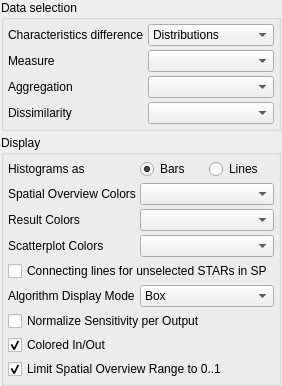
<?xml version="1.0" encoding="UTF-8"?>
<ui version="4.0">
 <class>SensitivitySettings</class>
 <widget class="QWidget" name="SensitivitySettings">
  <property name="geometry">
   <rect>
    <x>0</x>
    <y>0</y>
    <width>249</width>
    <height>340</height>
   </rect>
  </property>
  <property name="windowTitle">
   <string>Sensitivity Settings</string>
  </property>
  <layout class="QGridLayout" name="glSensitivitySettings">
   <property name="leftMargin">
    <number>1</number>
   </property>
   <property name="topMargin">
    <number>0</number>
   </property>
   <property name="rightMargin">
    <number>1</number>
   </property>
   <property name="bottomMargin">
    <number>0</number>
   </property>
   <property name="spacing">
    <number>4</number>
   </property>
   <item row="3" column="0">
    <widget class="QGroupBox" name="gbDisplay">
     <property name="title">
      <string>Display</string>
     </property>
     <layout class="QGridLayout" name="glDisplay">
      <property name="leftMargin">
       <number>4</number>
      </property>
      <property name="topMargin">
       <number>4</number>
      </property>
      <property name="rightMargin">
       <number>4</number>
      </property>
      <property name="bottomMargin">
       <number>4</number>
      </property>
      <property name="spacing">
       <number>4</number>
      </property>
      <item row="2" column="0">
       <widget class="QLabel" name="lbSPHighlightColorMap">
        <property name="text">
         <string>Result Colors</string>
        </property>
       </widget>
      </item>
      <item row="4" column="0" colspan="3">
       <widget class="QCheckBox" name="cbUnselectedSTARLines">
        <property name="text">
         <string>Connecting lines for unselected STARs in SP</string>
        </property>
       </widget>
      </item>
      <item row="8" column="0">
       <widget class="QCheckBox" name="cbColoredInOut">
        <property name="text">
         <string>Colored In/Out</string>
        </property>
        <property name="checked">
         <bool>true</bool>
        </property>
       </widget>
      </item>
      <item row="1" column="1" colspan="2">
       <widget class="QComboBox" name="cmbboxSpatialOverviewColorMap"/>
      </item>
      <item row="0" column="0">
       <widget class="QLabel" name="lbHistograms">
        <property name="text">
         <string>Histograms as</string>
        </property>
       </widget>
      </item>
      <item row="1" column="0">
       <widget class="QLabel" name="lbSpatialOverviewColorMap">
        <property name="text">
         <string>Spatial Overview Colors</string>
        </property>
       </widget>
      </item>
      <item row="3" column="1" colspan="2">
       <widget class="QComboBox" name="cmbboxSPColorMap"/>
      </item>
      <item row="2" column="1" colspan="2">
       <widget class="QComboBox" name="cmbboxSPHighlightColorMap"/>
      </item>
      <item row="5" column="0">
       <widget class="QLabel" name="lbAlgorithmInfoDisplayMode">
        <property name="text">
         <string>Algorithm Display Mode</string>
        </property>
       </widget>
      </item>
      <item row="0" column="1">
       <widget class="QRadioButton" name="rbBar">
        <property name="text">
         <string>Bars</string>
        </property>
        <property name="checked">
         <bool>true</bool>
        </property>
       </widget>
      </item>
      <item row="3" column="0">
       <widget class="QLabel" name="lbSPColorMap">
        <property name="text">
         <string>Scatterplot Colors</string>
        </property>
       </widget>
      </item>
      <item row="0" column="2">
       <widget class="QRadioButton" name="rbLines">
        <property name="text">
         <string>Lines</string>
        </property>
       </widget>
      </item>
      <item row="6" column="0" colspan="3">
       <widget class="QCheckBox" name="cbNormalizePerOutput">
        <property name="text">
         <string>Normalize Sensitivity per Output</string>
        </property>
       </widget>
      </item>
      <item row="5" column="1" colspan="2">
       <widget class="QComboBox" name="cmbboxAlgoInfoMode">
        <item>
         <property name="text">
          <string>Box</string>
         </property>
        </item>
        <item>
         <property name="text">
          <string>Matrix</string>
         </property>
        </item>
       </widget>
      </item>
      <item row="9" column="0" colspan="3">
       <widget class="QCheckBox" name="cbLimitSpatialOverviewRange">
        <property name="text">
         <string>Limit Spatial Overview Range to 0..1</string>
        </property>
        <property name="checked">
         <bool>true</bool>
        </property>
       </widget>
      </item>
     </layout>
    </widget>
   </item>
   <item row="2" column="0">
    <widget class="QGroupBox" name="gbData">
     <property name="title">
      <string>Data selection</string>
     </property>
     <layout class="QGridLayout" name="glData">
      <property name="leftMargin">
       <number>4</number>
      </property>
      <property name="topMargin">
       <number>4</number>
      </property>
      <property name="rightMargin">
       <number>4</number>
      </property>
      <property name="bottomMargin">
       <number>4</number>
      </property>
      <property name="spacing">
       <number>4</number>
      </property>
      <item row="1" column="1">
       <widget class="QComboBox" name="cmbboxCharDiff">
        <item>
         <property name="text">
          <string>Distributions</string>
         </property>
        </item>
        <item>
         <property name="text">
          <string>Pairwise Average</string>
         </property>
        </item>
       </widget>
      </item>
      <item row="3" column="0">
       <widget class="QLabel" name="lbAggregation">
        <property name="text">
         <string>Aggregation</string>
        </property>
       </widget>
      </item>
      <item row="3" column="1">
       <widget class="QComboBox" name="cmbboxAggregation">
        <property name="sizePolicy">
         <sizepolicy hsizetype="Expanding" vsizetype="Fixed">
          <horstretch>0</horstretch>
          <verstretch>0</verstretch>
         </sizepolicy>
        </property>
       </widget>
      </item>
      <item row="4" column="0">
       <widget class="QLabel" name="lbDissimilarity">
        <property name="text">
         <string>Dissimilarity</string>
        </property>
       </widget>
      </item>
      <item row="4" column="1">
       <widget class="QComboBox" name="cmbboxDissimilarity"/>
      </item>
      <item row="2" column="0">
       <widget class="QLabel" name="lbMeasure">
        <property name="text">
         <string>Measure</string>
        </property>
       </widget>
      </item>
      <item row="1" column="0">
       <widget class="QLabel" name="lbCharacteristicsDifference">
        <property name="text">
         <string>Characteristics difference</string>
        </property>
       </widget>
      </item>
      <item row="2" column="1">
       <widget class="QComboBox" name="cmbboxMeasure">
        <property name="sizePolicy">
         <sizepolicy hsizetype="Expanding" vsizetype="Fixed">
          <horstretch>0</horstretch>
          <verstretch>0</verstretch>
         </sizepolicy>
        </property>
       </widget>
      </item>
     </layout>
    </widget>
   </item>
   <item row="6" column="0">
    <spacer name="verticalSpacer">
     <property name="orientation">
      <enum>Qt::Vertical</enum>
     </property>
     <property name="sizeHint" stdset="0">
      <size>
       <width>20</width>
       <height>40</height>
      </size>
     </property>
    </spacer>
   </item>
  </layout>
 </widget>
 <resources/>
 <connections/>
</ui>
